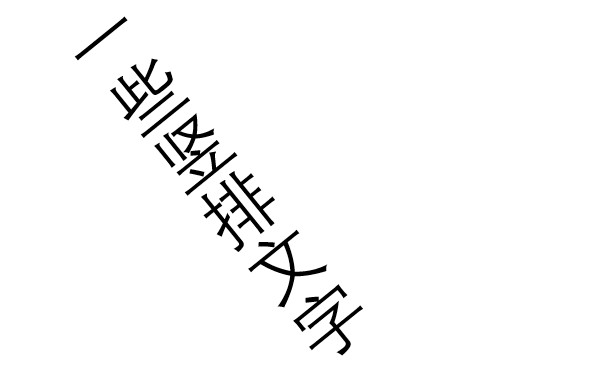
#> input picture data/chinese.png, 608 x 375 px
$ python chinese.py
#> lines starting #> are read from the running program, lines starting #| are printed output that depends on the picture; after the words box and inside, x2 and y2 are one past the last pixel; in counts of white or black regions, pixels touching at a corner belong together
import cv2
import numpy as np


def main():
    img = cv2.imread("data/chinese.png")
#> img is the input picture: shape (375, 608, 3); min 0, max 255, mean 248.4
    cv2.imshow("img", img)

    cnt = np.array([
            [[64, 49]],
            [[122, 11]],
            [[391, 326]],
            [[308, 373]]
        ])
    # find the exact rectangle enclosing the text area
    # rect is a tuple consisting of 3 elements: the first element is the center
    # of the rectangle, the second element is the width, height, and the
    # third element is the detected rotation angle.
    # Example output: ((227.5, 187.50003051757812),
    # (94.57575225830078, 417.98736572265625), -36.982906341552734)
    rect = cv2.minAreaRect(cnt)
    print("rect: {}".format(rect))

    box = cv2.boxPoints(rect)
    box = np.int0(box)

    # print("bounding box: {}".format(box))
    cv2.drawContours(img, [box], 0, (0, 0, 255), 2)
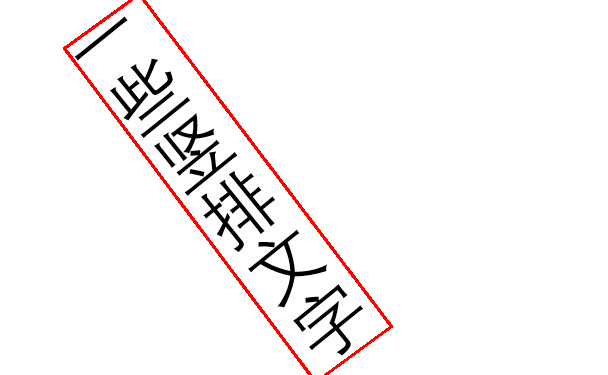
#> img: shape (375, 608, 3); 1.4% of pixels changed, all inside (x1, y1, x2, y2) = (63, 0, 393, 375)
    cv2.imshow("img.jpg", img)

    # img_crop will the cropped rectangle, img_rot is the rotated image
    img_crop, img_rot = crop_rect(img, rect)
    cv2.imshow("cropped_img.jpg", img_crop)
    cv2.waitKey(0)


def crop_rect(img, rect):
    # get the parameter of the small rectangle
#> called with rect = ((227.5, 187.5), (94.58, 418), -36.98)
    center, size, angle = rect[0], rect[1], rect[2]
    center, size = tuple(map(int, center)), tuple(map(int, size))

    # get row and col num in img
    height, width = img.shape[0], img.shape[1]
#> height = 375; width = 608

    # calculate the rotation matrix
    M = cv2.getRotationMatrix2D(center, angle, 1)
    # rotate the original image
    img_rot = cv2.warpAffine(img, M, (width, height))
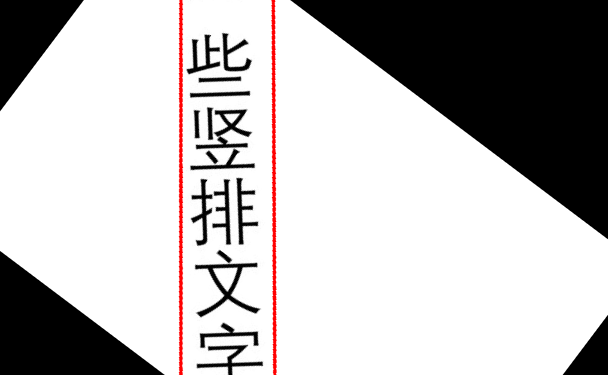
#> img_rot: shape (375, 608, 3); mean B, G, R 185.3, 185.3, 188.1

    # now rotated rectangle becomes vertical and we crop it
    img_crop = cv2.getRectSubPix(img_rot, size, center)
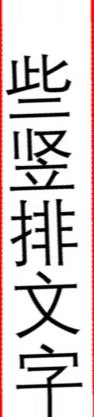
#> img_crop: shape (417, 94, 3); mean B, G, R 207.5, 207.5, 218.6

    return img_crop, img_rot


if __name__ == "__main__":
    main()
